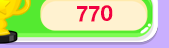
#> input picture images/Selection_011.png, 169 x 48 px
$ python OCR.py
#> lines starting #> are read from the running program, lines starting #| are printed output that depends on the picture
import pytesseract
from PIL import Image
import cv2
import numpy as np
import logging

class OCRClass:
    def __init__(self):
        """Initialize the OCR class without needing screen coordinates."""

    def preprocess_image(self, image):
        """Preprocess the image for OCR."""
        # Convert the image to grayscale
        gray_image = cv2.cvtColor(np.array(image), cv2.COLOR_BGR2GRAY)
        # Apply thresholding, etc., if needed
        # ...
        return gray_image

    def extract_text(self, image_path):
        """Extract text from the given image using OCR."""
#> called with image_path = 'images/Selection_011.png'
        # Load the image from the given path
        image = Image.open(image_path)
#> image is the input picture: PIL image 169x48 RGB; mean R, G, B 200.4, 213.7, 161
        processed_image = self.preprocess_image(image)
#> in preprocess_image, `gray_image = cv2.cvtColor(np.array(image), cv2.COLOR_BGR2GRAY)`:
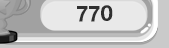
#> gray_image: shape (48, 169); min 0, max 255, mean 196.4
#> (the run stopped early here; a loop or call above may not have finished)
